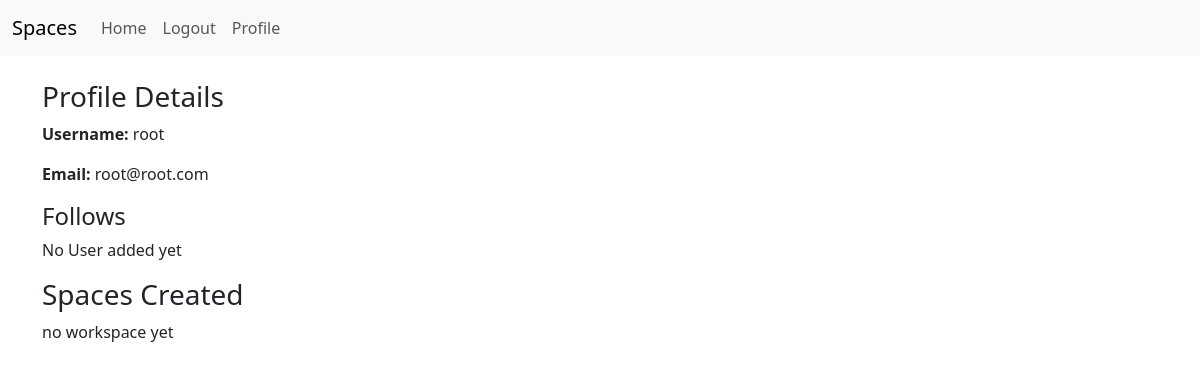
/user/profile/ (signed in), run on an earlier commit of the app's database.
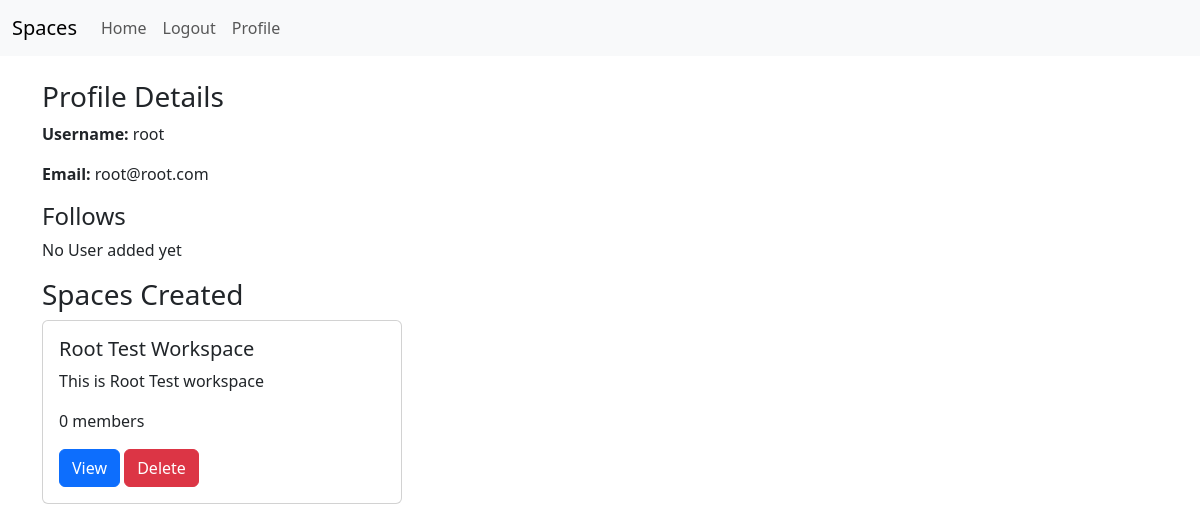
And on a later commit of the database.
### workspace/models.py (models this page shows, shortened)
class Workspace(models.Model):
    name = models.CharField(max_length=255)
    description = models.TextField(blank=True, null=True)
    creator = models.ForeignKey(User, on_delete=models.CASCADE, related_name='created_workspaces')
    members = models.ManyToManyField(User, related_name='workspaces')
    created_at = models.DateTimeField(auto_now_add=True)

### user/views.py (the view)
# urls.py: path('profile/', views.user_profile_view, name='profile'),
def user_profile_view(request):
    user = request.user
    user_spaces = Workspace.objects.filter(creator=user)
    context = {
        'user': user,
        'user_spaces': user_spaces,
    }
    if user is not None:
        return render(request, 'user/profile.html', context=context)
    else:
        return redirect('login')

### user/templates/user/profile.html (shortened to what this page needs)
{% extends 'user/base.html' %}
{% block content %}
<div class="row">
    <div class="col-md-4">
        <h3>Profile Details</h3>
        <p><strong>Username:</strong> {{ user.username }}</p>
        <p><strong>Email:</strong> {{ user.email }}</p>
        <h4>Follows</h4>
        {% if user.profile.follows.all %}
            <ul>
                {% for profile in user.profile.follows.all %}
                    <li>{{ profile.user.username }}</li>
                {% endfor %}
            </ul>
        {% else %}
            <p>No User added yet</p>
        {% endif %}
    </div>
    </div>
    <div class="col-md-8">
        <h3>Spaces Created</h3>
        {% if user_spaces %}
            {% for workspace in user_spaces %}
            <div class="row">
                <div class="col-md-6">
                    <div class="card mb-3">
                        <div class="card-body">
                            <h5 class="card-title">{{ workspace.name }}</h5>
                            <p class="card-text">{{ workspace.description }}</p>
                            <span class="muted-text">{{ workspace.members.count }} members</span>
                            <a href="{% url 'workspace_view' workspace.id %}" class="btn btn-primary">View</a>
                            <a href="{% url 'delete_workspace' workspace.id %}" class="btn btn-danger">Delete</a>
                        </div>
                    </div>
                </div>
            </div>
            {% endfor %}
        {% else %}
            no workspace yet
        {% endif %}
    </div>
</div>
{% endblock %}

What changed in the data, as far as the page shows it:
added Workspace: name "Root Test Workspace", description "This is Root Test workspace", members.count "0"
Also different on the page:
text no longer shown: "no workspace yet"
